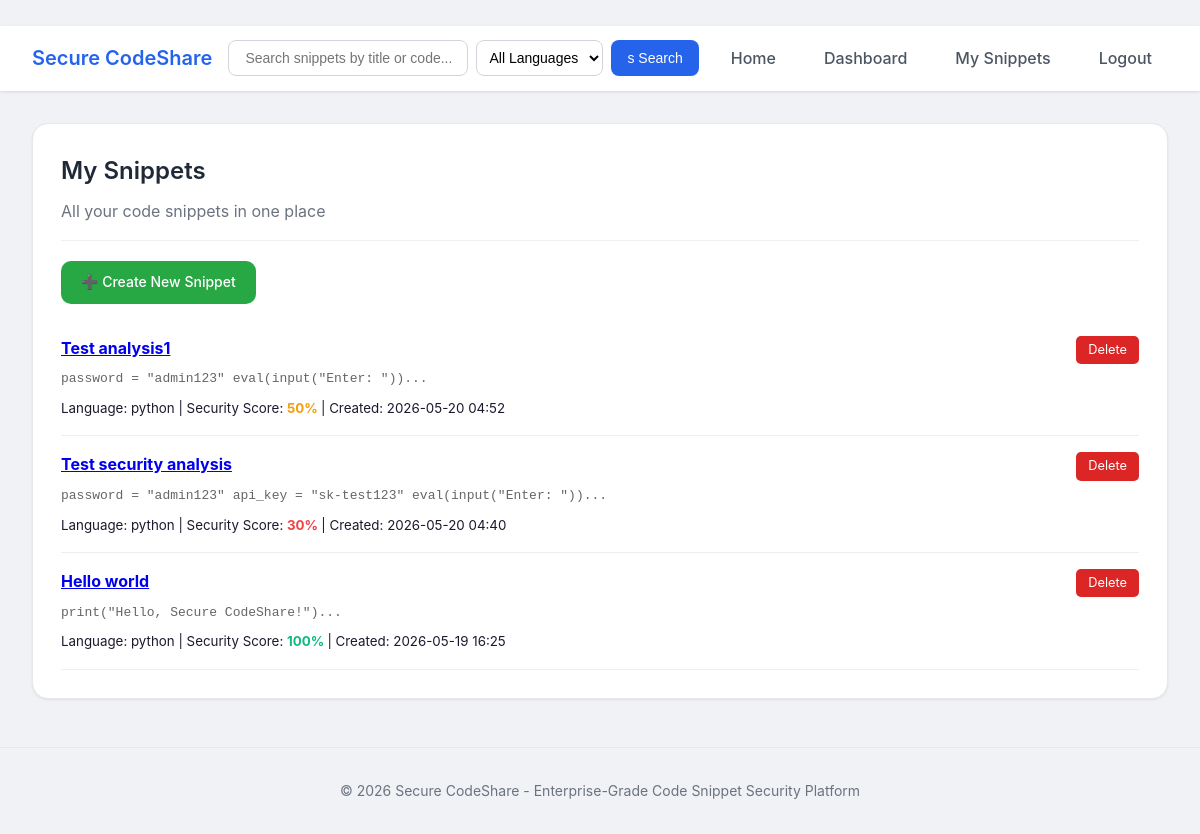
/snippets/my-snippets (signed in), run on the app's committed database.
### models.py (models this page shows, shortened)
class Snippet(db.Model):
    __tablename__ = 'snippets'
    id = db.Column(db.Integer, primary_key=True)
    title = db.Column(db.String(200), nullable=False)
    code = db.Column(db.Text, nullable=False)
    language = db.Column(db.String(50), default='text')
    user_id = db.Column(db.Integer, db.ForeignKey('users.id'), nullable=False)
    created_at = db.Column(db.DateTime, default=datetime.utcnow)
    updated_at = db.Column(db.DateTime, default=datetime.utcnow, onupdate=datetime.utcnow)
    security_score = db.Column(db.Integer, default=100)
    tags = db.relationship('Tag', secondary=snippet_tags, back_populates='snippets')
    author = db.relationship('User', backref='snippets')

### app/snippets/routes.py (the view)
@snippets_bp.route('/my-snippets')
@login_required
def my_snippets():
    snippets = Snippet.query.filter_by(user_id=current_user.id).order_by(Snippet.created_at.desc()).all()
    return render_template('my_snippets.html', snippets=snippets)

### app/templates/my_snippets.html (shortened to what this page needs)
﻿{% extends "base.html" %}
{% block content %}
<div class="card">
    <div class="card-header">
        <h2>My Snippets</h2>
        <p>All your code snippets in one place</p>
    </div>
    <div style="margin-bottom: 1rem;">
        <a href="{{ url_for('snippets.new_snippet') }}" class="btn btn-primary" style="background: #28a745;">➕ Create New Snippet</a>
    </div>
    {% if snippets %}
        {% for snippet in snippets %}
            <div style="border-bottom: 1px solid #eee; padding: 1rem 0;">
                <div style="display: flex; justify-content: space-between; align-items: flex-start;">
                    <div style="flex: 1;">
                        <h4><a href="{{ url_for('snippets.view_snippet', snippet_id=snippet.id) }}">{{ snippet.title }}</a></h4>
                        <p style="color: #666; font-family: monospace; margin: 0.5rem 0;">{{ snippet.code[:100] }}...</p>
                        <small>
                            Language: {{ snippet.language }} |
                            Security Score:
                            <span style="color: {% if snippet.security_score >= 80 %}#10b981{% elif snippet.security_score >= 50 %}#f59e0b{% else %}#ef4444{% endif %}; font-weight: bold;">
                                {{ snippet.security_score }}%
                            </span> |
                            Created: {{ snippet.created_at.strftime('%Y-%m-%d %H:%M') }}
                        </small>
                    </div>
                    <div>
                        <a href="{{ url_for('snippets.delete_snippet', snippet_id=snippet.id) }}"
                           onclick="return confirm('Delete "{{ snippet.title }}"?\n\nThis action cannot be undone!')"
                           style="background: #dc2626; color: white; padding: 0.25rem 0.75rem; border-radius: 5px; text-decoration: none; font-size: 0.8rem; display: inline-block;">
                             Delete
                        </a>
                    </div>
                </div>
            </div>
        {% endfor %}
    {% else %}
        <p style="color: #666;">No snippets yet. Click "Create New Snippet" to get started!</p>
    {% endif %}
</div>
{% endblock %}

### app/templates/base.html (shortened to what this page needs)
 <!DOCTYPE html>
<html lang="en">
<head>
</head>
<body>
    <nav class="navbar">
        <div class="nav-container">
            <a href="{{ url_for('home') }}" class="logo">
                 Secure CodeShare
            </a>
            <div class="search-container">
                <form action="{{ url_for('search') }}" method="GET" class="search-form">
                    <input type="text" name="q" placeholder="Search snippets by title or code..." class="search-input">
                    <select name="language" class="search-language">
                        <option value="">All Languages</option>
                    </select>
                    <button type="submit" class="btn-search">s Search</button>
                </form>
            </div>
            <div class="nav-links">
                <a href="{{ url_for('home') }}">Home</a>
                {% if current_user.is_authenticated %}
                    <a href="{{ url_for('dashboard') }}">Dashboard</a>
                    <a href="{{ url_for('snippets.my_snippets') }}">My Snippets</a>
                    <a href="{{ url_for('auth.logout') }}">Logout</a>
                {% else %}
                    <a href="{{ url_for('auth.login') }}">Login</a>
                    <a href="{{ url_for('auth.register') }}">Register</a>
                {% endif %}
            </div>
        </div>
    </nav>
    <div class="container">
        {% block content %}{% endblock %}
    </div>
    <div class="footer">
        <p>&copy; 2026 Secure CodeShare - Enterprise-Grade Code Snippet Security Platform</p>
    </div>
</body>
</html>

### app/templates/base.html (style rules this page uses)
* { margin: 0; padding: 0; box-sizing: border-box; }
body { font-family: -apple-system, BlinkMacSystemFont, 'Segoe UI', Roboto, 'Helvetica Neue', Arial, sans-serif; background: #f0f2f5; color: #1a1a2e; line-height: 1.6; }
.navbar { background: #ffffff; box-shadow: 0 1px 3px rgba(0,0,0,0.08), 0 1px 2px rgba(0,0,0,0.04); padding: 0.75rem 2rem; position: sticky; top: 0; z-index: 100; backdrop-filter: blur(10px); background: rgba(255,255,255,0.95); }
.nav-container { max-width: 1280px; margin: 0 auto; display: flex; justify-content: space-between; align-items: center; flex-wrap: wrap; gap: 1rem; }
.logo { font-size: 1.25rem; font-weight: 600; color: #2563eb; text-decoration: none; display: flex; align-items: center; gap: 0.5rem; }
.search-container { flex: 1; max-width: 500px; min-width: 250px; }
.search-form { display: flex; gap: 0.5rem; flex-wrap: wrap; }
.search-input { flex: 1; padding: 0.5rem 1rem; border: 1px solid #d1d5db; border-radius: 8px; font-size: 0.875rem; transition: all 0.2s; }
.search-language { padding: 0.5rem; border: 1px solid #d1d5db; border-radius: 8px; background: white; font-size: 0.875rem; cursor: pointer; }
.btn-search { padding: 0.5rem 1rem; background: #2563eb; color: white; border: none; border-radius: 8px; cursor: pointer; font-size: 0.875rem; font-weight: 500; transition: all 0.2s; }
.nav-links { display: flex; gap: 1rem; align-items: center; flex-wrap: wrap; }
.nav-links a { color: #4b5563; text-decoration: none; padding: 0.5rem 1rem; border-radius: 8px; font-weight: 500; transition: all 0.2s; }
.container { max-width: 1280px; margin: 2rem auto; padding: 0 2rem; }
.card { background: #ffffff; border-radius: 16px; box-shadow: 0 1px 3px rgba(0,0,0,0.05), 0 1px 2px rgba(0,0,0,0.03); padding: 1.75rem; margin-bottom: 1.5rem; transition: box-shadow 0.2s; border: 1px solid #e5e7eb; }
.card-header { border-bottom: 1px solid #f0f0f0; padding-bottom: 1rem; margin-bottom: 1.25rem; }
.card-header h2 { color: #1f2937; font-size: 1.5rem; font-weight: 600; }
.card-header p { color: #6b7280; margin-top: 0.5rem; }
.btn { display: inline-flex; align-items: center; gap: 0.5rem; padding: 0.625rem 1.25rem; border: none; border-radius: 10px; font-size: 0.875rem; font-weight: 500; cursor: pointer; transition: all 0.2s; text-decoration: none; }
.btn-primary { background: #2563eb; color: white; }
.footer { text-align: center; padding: 2rem; color: #6b7280; margin-top: 3rem; border-top: 1px solid #e5e7eb; font-size: 0.875rem; }

### data on the page
Snippet: title "Test analysis1", code "password = \"admin123\" eval(input(\"Enter: \"))", language "python", security_score "50", created_at "2026-05-20 04:52"
Snippet: title "Test security analysis", code "password = \"admin123\" api_key = \"sk-test123\" eval(input(\"Enter: \"))", language "python", security_score "30", created_at "2026-05-20 04:40"
Snippet: title "Hello world", code "print(\"Hello, Secure CodeShare!\")", language "python", security_score "100", created_at "2026-05-19 16:25"
